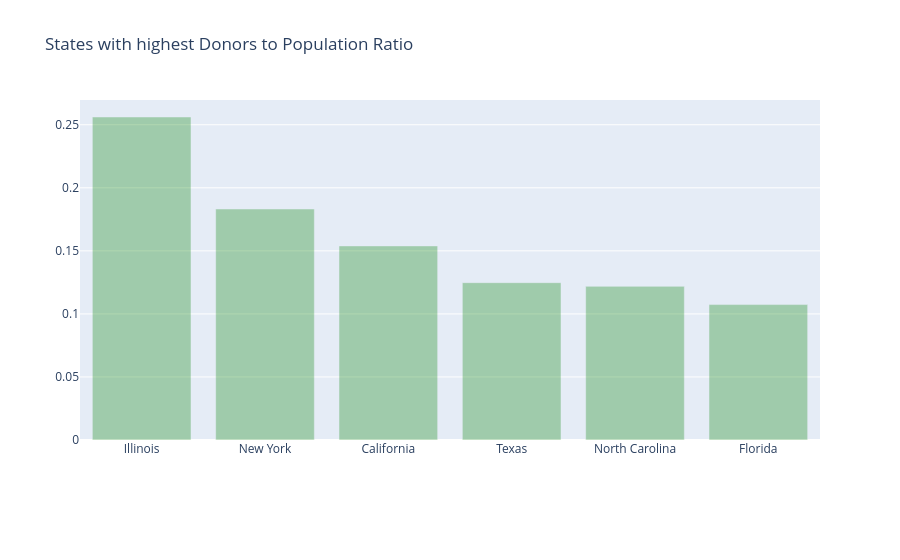

The notebook cell this image was saved under:
### Markdown cell above
* California, al ser el estado con mayor población, también cuenta con una gran base de donantes registrados, con casi 300 000. San Francisco y Los Ángeles son las principales ciudades de California donde se concentra la mayor cantidad de donantes. El mayor número de escuelas y proyectos también se encuentra en California.

* Nueva York, Texas y Florida, con aproximadamente 137 000, 134 000 y 108 000 donantes respectivamente, son otros tres estados con una alta población de donantes. Las principales ciudades donde se ubica la mayor cantidad de donantes son Nueva York, Miami, Tampa, Houston y Dallas.

* Dakota del Norte, Dakota del Sur, Vermont y Wyoming son los estados con un número muy bajo de donantes, menos de 4000. En los datos de los estados aparece una entrada denominada "otros", que probablemente indica donantes docentes o donantes de otros países. Entre las ciudades estadounidenses con mayor número de donantes, destacan Chicago (aproximadamente 35.000 donantes), Nueva York (aproximadamente 27.000 donantes) y Brooklyn (aproximadamente 22.000 donantes). Las ciudades californianas de San Francisco y Los Ángeles ocupan el segundo lugar con una importante base de donantes, con aproximadamente 18.000 y 16.000 donantes respectivamente.

### Code cell
census_2013 = {'Mississippi': 2991207, 'Iowa': 3090416, 'Oklahoma': 3850568, 'Delaware': 925749, 'Minnesota': 5420380, 'Alaska': 735132, 'Illinois': 12882135, 'Arkansas': 2959373, 'New Mexico': 2085287, 'Indiana': 6570902, 'Maryland': 5928814, 'Louisiana': 4625470, 'Texas': 26448193, 'Wyoming': 582658, 'Arizona': 6626624, 'Wisconsin': 5742713, 'Michigan': 9895622, 'Kansas': 2893957, 'Utah': 2900872, 'Virginia': 8260405, 'Oregon': 3930065, 'Connecticut': 3596080, 'New York': 19651127, 'California': 38332521, 'Massachusetts': 6692824, 'West Virginia': 1854304, 'South Carolina': 4774839, 'New Hampshire': 1323459, 'Vermont': 626630, 'Georgia': 9992167, 'North Dakota': 723393, 'Pennsylvania': 12773801, 'Florida': 19552860, 'Hawaii': 1404054, 'Kentucky': 4395295, 'Rhode Island': 1051511, 'Nebraska': 1868516, 'Missouri': 6044171, 'Ohio': 11570808, 'Alabama': 4833722, 'South Dakota': 844877, 'Colorado': 5268367, 'Idaho': 1612136, 'New Jersey': 8899339, 'Washington': 6971406, 'North Carolina': 9848060, 'Tennessee': 6495978, 'Montana': 1015165, 'District of Columbia': 646449, 'Nevada': 2790136, 'Maine': 1328302}

donors_from_states = dict(donors_df['Donor State'].value_counts())

don_pop = {}
for state, don in donors_from_states.items():
    if state not in census_2013:
        continue
    don_pop[state]  = float(don)*100000/ census_2013[state]

import operator
don_pop = sorted(don_pop.items(), key=operator.itemgetter(1), reverse = True)
xx = [x[0] for x in (don_pop)]
yy = [x[1] for x in (don_pop)]

trace2 = go.Bar(
    x=xx,
    y=yy,
    name='Donors to Population',
    marker=dict(color='green'),
    opacity=0.3
)

data = [trace2]
layout = go.Layout(
    barmode='group',
    legend=dict(dict(x=-.1, y=1.2)),
    margin=dict(b=120),
    title = 'States with highest Donors to Population Ratio',
)

fig = go.Figure(data=data, layout=layout)
iplot(fig, filename='grouped-bar')

### Figure 1 — Plotly figure (JSON) as saved in the notebook; plotly's stock layout.template omitted (floating-point values rounded to 4 significant figures)
{"data": [{"marker": {"color": "green"}, "name": "Donors to Population", "opacity": 0.3, "type": "bar", "x": ["Illinois", "New York", "California", "Texas", "North Carolina", "Florida"], "y": [0.2562, 0.1832, 0.1539, 0.1248, 0.1219, 0.1074]}], "layout": {"barmode": "group", "legend": {"x": -0.1, "y": 1.2}, "margin": {"b": 120}, "title": {"text": "States with highest Donors to Population Ratio"}}}
